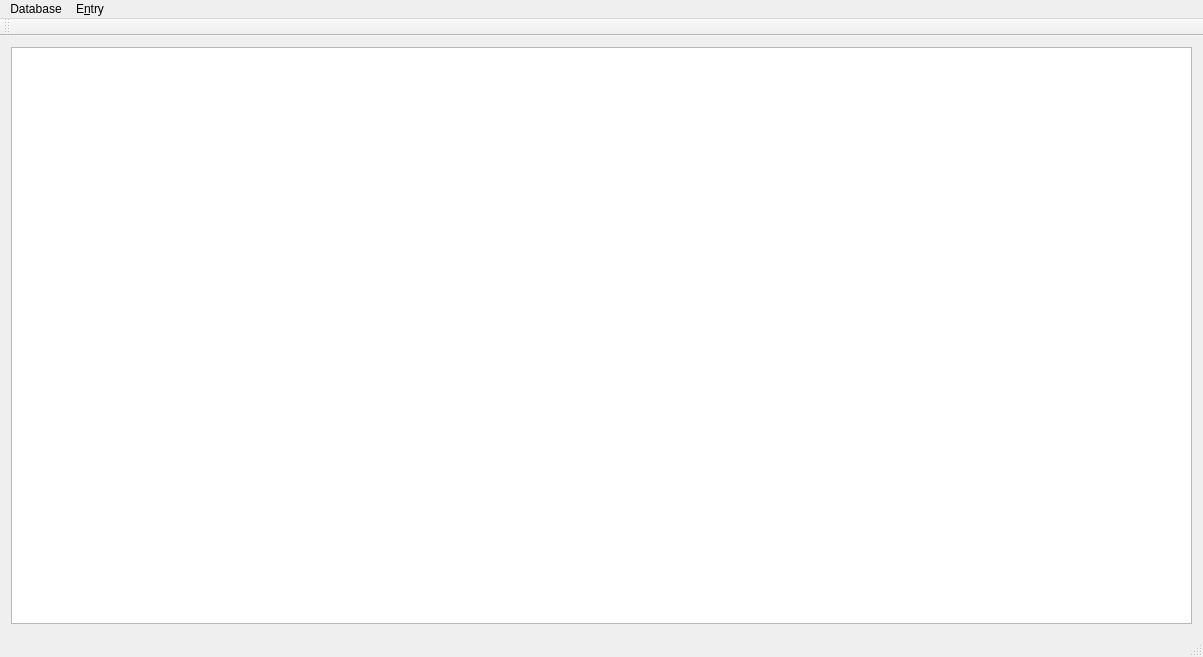
<?xml version="1.0" encoding="UTF-8"?>
<ui version="4.0">
 <class>MainWindow</class>
 <widget class="QMainWindow" name="MainWindow">
  <property name="geometry">
   <rect>
    <x>0</x>
    <y>0</y>
    <width>1203</width>
    <height>657</height>
   </rect>
  </property>
  <property name="windowTitle">
   <string>ZirconiumPass</string>
  </property>
  <widget class="QWidget" name="centralWidget">
   <layout class="QHBoxLayout" name="horizontalLayout">
    <item>
     <widget class="QTableView" name="tableView"/>
    </item>
   </layout>
  </widget>
  <widget class="QMenuBar" name="menuBar">
   <property name="geometry">
    <rect>
     <x>0</x>
     <y>0</y>
     <width>1203</width>
     <height>19</height>
    </rect>
   </property>
   <widget class="QMenu" name="menuFile">
    <property name="title">
     <string>Database</string>
    </property>
    <addaction name="actionOpen"/>
    <addaction name="actionCreate_New"/>
    <addaction name="actionClose"/>
    <addaction name="separator"/>
    <addaction name="actionQuit_Zirconiumpass"/>
   </widget>
   <widget class="QMenu" name="menuEntry">
    <property name="title">
     <string>E&amp;ntry</string>
    </property>
    <addaction name="actionCreateNewEntry"/>
    <addaction name="actionEdit_Entry"/>
    <addaction name="actionDelete_Entry"/>
   </widget>
   <addaction name="menuFile"/>
   <addaction name="menuEntry"/>
  </widget>
  <widget class="QToolBar" name="mainToolBar">
   <attribute name="toolBarArea">
    <enum>TopToolBarArea</enum>
   </attribute>
   <attribute name="toolBarBreak">
    <bool>false</bool>
   </attribute>
  </widget>
  <widget class="QStatusBar" name="statusBar"/>
  <action name="actionOpen">
   <property name="icon">
    <iconset theme="document-open">
     <normaloff>.</normaloff>.</iconset>
   </property>
   <property name="text">
    <string>&amp;Open Existing</string>
   </property>
  </action>
  <action name="actionCreate_New">
   <property name="text">
    <string>&amp;Create New</string>
   </property>
  </action>
  <action name="actionClose">
   <property name="text">
    <string>C&amp;lose</string>
   </property>
  </action>
  <action name="actionQuit_Zirconiumpass">
   <property name="icon">
    <iconset theme="application-exit">
     <normaloff>.</normaloff>.</iconset>
   </property>
   <property name="text">
    <string>&amp;Quit Zirconiumpass</string>
   </property>
   <property name="shortcut">
    <string>Ctrl+Q</string>
   </property>
  </action>
  <action name="actionCreateNewEntry">
   <property name="text">
    <string>Create New</string>
   </property>
  </action>
  <action name="actionEdit_Entry">
   <property name="text">
    <string>Edit Entry</string>
   </property>
  </action>
  <action name="actionDelete_Entry">
   <property name="text">
    <string>Delete Entry</string>
   </property>
  </action>
 </widget>
 <layoutdefault spacing="6" margin="11"/>
 <resources/>
 <connections>
  <connection>
   <sender>actionQuit_Zirconiumpass</sender>
   <signal>triggered()</signal>
   <receiver>MainWindow</receiver>
   <slot>close()</slot>
   <hints>
    <hint type="sourcelabel">
     <x>-1</x>
     <y>-1</y>
    </hint>
    <hint type="destinationlabel">
     <x>601</x>
     <y>328</y>
    </hint>
   </hints>
  </connection>
  <connection>
   <sender>actionOpen</sender>
   <signal>triggered()</signal>
   <receiver>MainWindow</receiver>
   <slot>openDatabaseClicked()</slot>
   <hints>
    <hint type="sourcelabel">
     <x>601</x>
     <y>328</y>
    </hint>
    <hint type="destinationlabel">
     <x>601</x>
     <y>328</y>
    </hint>
   </hints>
  </connection>
  <connection>
   <sender>actionCreate_New</sender>
   <signal>triggered()</signal>
   <receiver>MainWindow</receiver>
   <slot>createNewDatabaseClicked()</slot>
   <hints>
    <hint type="sourcelabel">
     <x>-1</x>
     <y>-1</y>
    </hint>
    <hint type="destinationlabel">
     <x>601</x>
     <y>328</y>
    </hint>
   </hints>
  </connection>
  <connection>
   <sender>actionClose</sender>
   <signal>triggered()</signal>
   <receiver>MainWindow</receiver>
   <slot>closeDatabaseClicked()</slot>
   <hints>
    <hint type="sourcelabel">
     <x>-1</x>
     <y>-1</y>
    </hint>
    <hint type="destinationlabel">
     <x>601</x>
     <y>328</y>
    </hint>
   </hints>
  </connection>
  <connection>
   <sender>actionCreateNewEntry</sender>
   <signal>triggered()</signal>
   <receiver>MainWindow</receiver>
   <slot>createNewEntryClicked()</slot>
   <hints>
    <hint type="sourcelabel">
     <x>-1</x>
     <y>-1</y>
    </hint>
    <hint type="destinationlabel">
     <x>601</x>
     <y>328</y>
    </hint>
   </hints>
  </connection>
 </connections>
 <slots>
  <slot>openDatabaseClicked()</slot>
  <slot>closeDatabaseClicked()</slot>
  <slot>createNewDatabaseClicked()</slot>
  <slot>createNewEntryClicked()</slot>
 </slots>
</ui>
